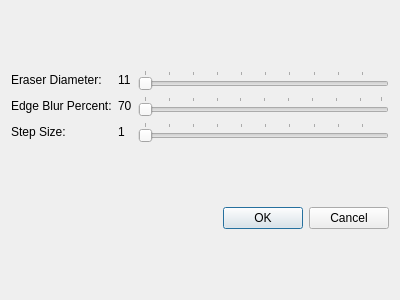
<ui version="4.0" >
 <class>EraserOptionsDialog</class>
 <widget class="QDialog" name="EraserOptionsDialog" >
  <property name="geometry" >
   <rect>
    <x>0</x>
    <y>0</y>
    <width>400</width>
    <height>300</height>
   </rect>
  </property>
  <property name="windowTitle" >
   <string>Dialog</string>
  </property>
  <layout class="QVBoxLayout" >
   <item>
    <layout class="QGridLayout" >
     <item row="0" column="0" >
      <widget class="QLabel" name="label" >
       <property name="text" >
        <string>Eraser Diameter:</string>
       </property>
      </widget>
     </item>
     <item row="1" column="0" >
      <widget class="QLabel" name="label_2" >
       <property name="text" >
        <string>Edge Blur Percent:</string>
       </property>
      </widget>
     </item>
     <item row="0" column="2" >
      <widget class="QSlider" name="eraserdiameter" >
       <property name="minimum" >
        <number>1</number>
       </property>
       <property name="singleStep" >
        <number>2</number>
       </property>
       <property name="orientation" >
        <enum>Qt::Horizontal</enum>
       </property>
       <property name="tickPosition" >
        <enum>QSlider::TicksAbove</enum>
       </property>
      </widget>
     </item>
     <item row="1" column="2" >
      <widget class="QSlider" name="blurpercent" >
       <property name="orientation" >
        <enum>Qt::Horizontal</enum>
       </property>
       <property name="tickPosition" >
        <enum>QSlider::TicksAbove</enum>
       </property>
      </widget>
     </item>
     <item row="0" column="1" >
      <widget class="QLabel" name="eraserradiusdisplay" >
       <property name="text" >
        <string>11</string>
       </property>
      </widget>
     </item>
     <item row="1" column="1" >
      <widget class="QLabel" name="blurpercentdisplay" >
       <property name="text" >
        <string>70</string>
       </property>
      </widget>
     </item>
     <item row="2" column="0" >
      <widget class="QLabel" name="label_3" >
       <property name="text" >
        <string>Step Size:</string>
       </property>
      </widget>
     </item>
     <item row="2" column="1" >
      <widget class="QLabel" name="stepsizedisplay" >
       <property name="text" >
        <string>1</string>
       </property>
      </widget>
     </item>
     <item row="2" column="2" >
      <widget class="QSlider" name="stepsize" >
       <property name="minimum" >
        <number>1</number>
       </property>
       <property name="orientation" >
        <enum>Qt::Horizontal</enum>
       </property>
       <property name="tickPosition" >
        <enum>QSlider::TicksAbove</enum>
       </property>
      </widget>
     </item>
    </layout>
   </item>
   <item>
    <widget class="QDialogButtonBox" name="buttonBox" >
     <property name="orientation" >
      <enum>Qt::Horizontal</enum>
     </property>
     <property name="standardButtons" >
      <set>QDialogButtonBox::Cancel|QDialogButtonBox::NoButton|QDialogButtonBox::Ok</set>
     </property>
    </widget>
   </item>
  </layout>
 </widget>
 <resources/>
 <connections>
  <connection>
   <sender>buttonBox</sender>
   <signal>accepted()</signal>
   <receiver>EraserOptionsDialog</receiver>
   <slot>accept()</slot>
   <hints>
    <hint type="sourcelabel" >
     <x>248</x>
     <y>254</y>
    </hint>
    <hint type="destinationlabel" >
     <x>157</x>
     <y>274</y>
    </hint>
   </hints>
  </connection>
  <connection>
   <sender>buttonBox</sender>
   <signal>rejected()</signal>
   <receiver>EraserOptionsDialog</receiver>
   <slot>reject()</slot>
   <hints>
    <hint type="sourcelabel" >
     <x>316</x>
     <y>260</y>
    </hint>
    <hint type="destinationlabel" >
     <x>286</x>
     <y>274</y>
    </hint>
   </hints>
  </connection>
  <connection>
   <sender>eraserdiameter</sender>
   <signal>valueChanged(int)</signal>
   <receiver>eraserradiusdisplay</receiver>
   <slot>setNum(int)</slot>
   <hints>
    <hint type="sourcelabel" >
     <x>263</x>
     <y>84</y>
    </hint>
    <hint type="destinationlabel" >
     <x>125</x>
     <y>84</y>
    </hint>
   </hints>
  </connection>
  <connection>
   <sender>blurpercent</sender>
   <signal>valueChanged(int)</signal>
   <receiver>blurpercentdisplay</receiver>
   <slot>setNum(int)</slot>
   <hints>
    <hint type="sourcelabel" >
     <x>263</x>
     <y>116</y>
    </hint>
    <hint type="destinationlabel" >
     <x>125</x>
     <y>116</y>
    </hint>
   </hints>
  </connection>
  <connection>
   <sender>stepsize</sender>
   <signal>valueChanged(int)</signal>
   <receiver>stepsizedisplay</receiver>
   <slot>setNum(int)</slot>
   <hints>
    <hint type="sourcelabel" >
     <x>263</x>
     <y>137</y>
    </hint>
    <hint type="destinationlabel" >
     <x>125</x>
     <y>137</y>
    </hint>
   </hints>
  </connection>
 </connections>
</ui>
